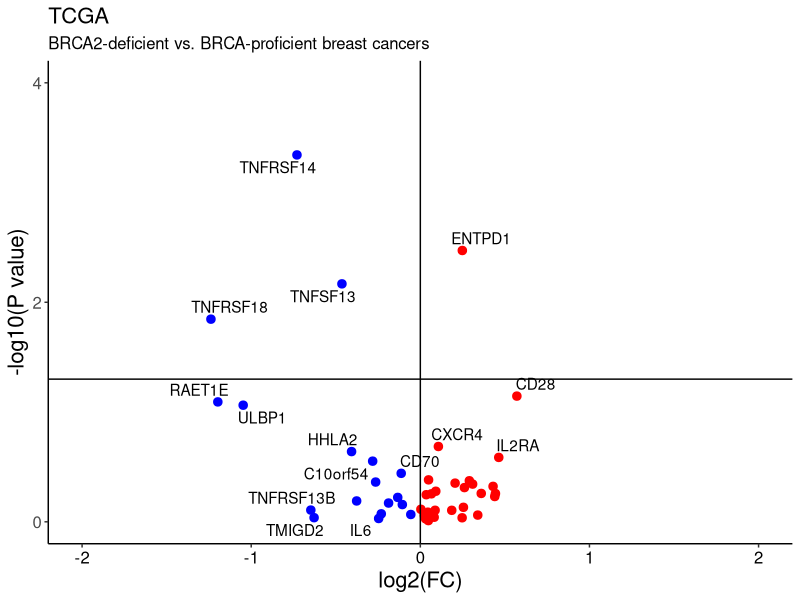

Source code (R):
# Load packages
library(ggplot2)
library(ggrepel)

# Set working directory
setwd("/Users/WIMM/Documents/BRCA_2018/Github/")

# Read file
df <- read.table("Data/TCGA_final.txt", header=TRUE, sep="\t", na.strings="NA", check.names=FALSE)

# CIN25 gene list
genes <-  c("MICA", "MICB", "CD27", "CD274", "CD28", "CD40", "CD40LG", "CD70", "CD80", "CD86", "ICOS", "ICOSLG", "IL6", "IL6R", "PDCD1LG2", "TMEM173",  "TNFRSF13B", "TNFRSF13C", "TNFRSF14", "TNFRSF17", "TNFRSF18", "TNFRSF4", "TNFRSF9", "TNFSF13", "TNFSF13B", "TNFSF18", "TNFSF4", "TNFSF9", "TNFSF15", "TNFRSF25", "HHLA2", "TMIGD2", "C10orf54", "BTNL2", "CD276", "CD48", "TNFSF14", "TNFRSF8", "PVR", "LTA", "IL2RA", "ENTPD1", "NT5E", "CXCR4", "CXCL12", "KLRK1", "NKG2A", "RAET1E", "ULBP1")

genes <- intersect(names(df), genes)

# Subset relevant columns
df <- df[,c("BRCA_status", genes)]

# Remove missing values
df <- na.omit(df)

# Compute FC and p-values
fc.brca <- NULL
p.brca <- NULL

for(i in 1:length(genes)) {

    # Subset gene
    df.small <- df[, c("BRCA_status", genes[i])]
    
    # Retrieve expression values
    proficient <- df.small[which(df.small$BRCA_status=="BRCA-proficient"), 2]
    brca <- df.small[which(df.small$BRCA_status=="BRCA2-deficient"), 2]
    
    # Compute FC
    fc.brca[i] <- log2(median((2^brca - 1), na.rm=TRUE) / median((2^proficient - 1), na.rm=TRUE))
    
    # Compute p.values
    p.brca[i] <- wilcox.test(brca, proficient, na.rm=TRUE)$p.value
    
}

# Tabulate
results <- data.frame(genes, fc.brca, p.brca, stringsAsFactors=FALSE)

# Indicate direction
results$direction <- ifelse(results$fc.brca > 0, "Up", "Down")

# Remove missing values
results <- na.omit(results)

# Volcano plot
    # Definition
    data <- results
    x <- data$fc.brca
    y <- -log10(data$p.brca)
    z <- data$direction
    label <- data$genes
    maintitle <- "TCGA"
    subtitle <- "BRCA2-deficient vs. BRCA-proficient breast cancers"
    xtitle <- "log2(FC)"
    ytitle <- "-log10(P value)"
    ymin <- floor(min(y))
    ymax <- ceiling(max(y))
    yinterval <- 2
    xmin <- max(abs(floor(min(x))), ceiling(max(x))) * -1
    xmax <- max(abs(floor(min(x))), ceiling(max(x)))
    xinterval <- 1
    
    # Plot
    plot <- plot <- ggplot(data, aes(x=x, y=y, label=label)) +
               geom_point(shape=20, size=4, mapping=aes(color=z), show.legend=FALSE) +
               geom_text_repel(aes(label=label)) +
               geom_vline(xintercept = 0) +
               geom_hline(yintercept = 1.3) +
               scale_colour_manual(values=c("blue", "red")) +
               scale_x_continuous(limits=c(xmin, xmax), breaks=seq(xmin, xmax, by=xinterval)) +
               scale_y_continuous(limits=c(ymin, ymax), breaks=seq(ymin, ymax, by=yinterval)) +
               labs(title=maintitle, subtitle=subtitle, x=xtitle, y=ytitle) +
               theme(panel.grid.major=element_blank(),
                     panel.grid.minor=element_blank(),
                     panel.background=element_blank(),
                     axis.line = element_line(colour="black"),
                     axis.text.x=element_text(colour="black"),
                     axis.text=element_text(size=12),
                     axis.title=element_text(size=16),
                     plot.title=element_text(size=16),
                     plot.subtitle=element_text(size=12))
                     
    # Sava plot
    ggsave("Figures/Figure_2D.pdf", plot, width=8, height=8)
